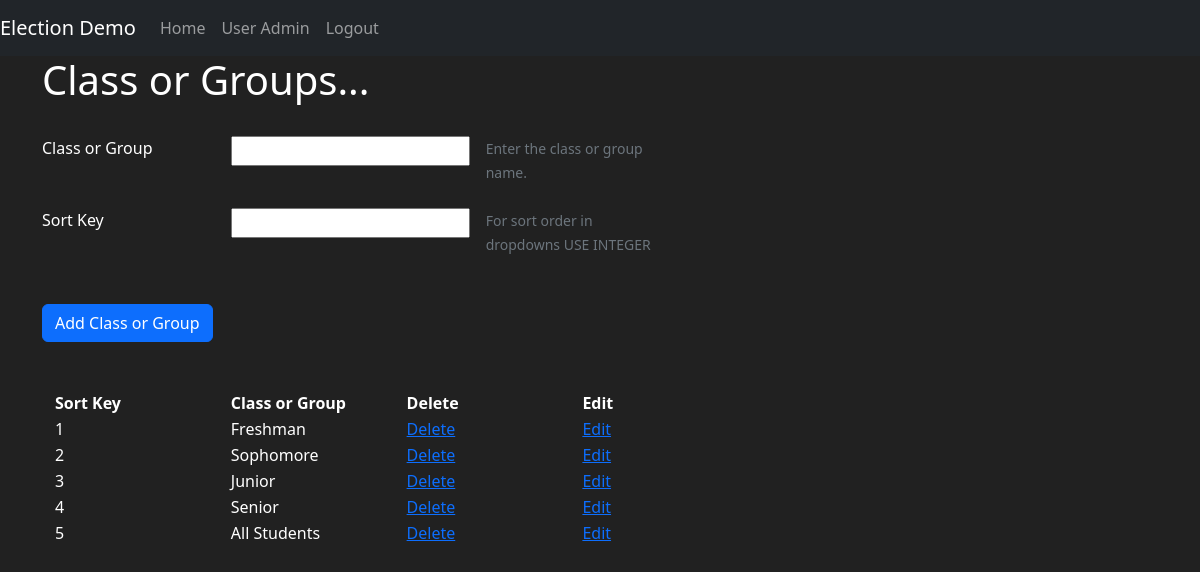
The page /classgrp (signed in) on the database its author committed.
### election1/models.py (models this page shows, shortened)
class Classgrp(db.Model):
    id_classgrp = db.Column(db.Integer, primary_key=True)
    name = db.Column(db.String(length=45), nullable=False, unique=True)
    sortkey = db.Column(db.Integer, nullable=False, unique=True)
    creation_datetime = db.Column(db.DateTime, default=datetime.now, nullable=False)
    candidates = db.relationship('Candidate', cascade="all, delete-orphan", backref='classgrp')

### election1/classgrp/view.py (the view)
@classgrp.route('/classgrp', methods=['POST', 'GET'])
def classgrp_view():
    logger.info('user ' + str(current_user.user_so_name) + " has entered classgrp page")
    if check_dates() is False:
        flash('Please set the Election Dates before adding a class or group', category='danger')
        return redirect(url_for('mains.homepage'))
    if after_start_date():
        flash('You cannot add or delete a class or a group after the voting start time or Election Dates are empty ',
              category='danger')
        return redirect(url_for('mains.homepage'))
    classgrp_form = ClassgrpForm()
    if classgrp_form.validate_on_submit():
        classgrp_name = request.form['name']
        sortkey = request.form['sortkey']
        new_classgrp = Classgrp(name=classgrp_name, sortkey=sortkey)
        db.session.add(new_classgrp)
        db.session.commit()
        logger.info('user ' + str(current_user.user_so_name) + " has created class group " + str(classgrp_name))
        flash('successfully added record', category='success')
        return redirect('/classgrp')
    else:
        for err_msg in classgrp_form.errors.values():
            flash(f'there is an error creating a class or group: {err_msg}', category='danger')
            classgrps = Classgrp.query.order_by(Classgrp.sortkey)
            return render_template('classgrp.html', form=classgrp_form, classgrps=classgrps)
    classgrp_form.name.data = ''
    classgrp_form.sortkey.data = None
    classgrps = Classgrp.query.order_by(Classgrp.sortkey)
    return render_template('classgrp.html', form=classgrp_form, classgrps=classgrps)

### election1/classgrp/form.py (shortened to what this page needs)
class ClassgrpForm(FlaskForm):
    name = StringField(label='Class or Group', validators=[Length(min=2, max=30), DataRequired()])
    sortkey = IntegerField(label='Sort Key', validators=[DataRequired()])
    submit = SubmitField(label='submit')

### election1/__init__.py (called while the page is built)
def config_manager(manager):
    manager.login_message = "You are not logged in to your account."
    manager.login_message_category = "info"
    @manager.user_loader
    def user_loader(xid):
        user = User.query.get(int(xid))
        if user is None:
            return None
        return user

### election1/classgrp/view.py (called while the page is built)
@classgrp.before_request
def check_session_timeout():
    if not current_user.is_authenticated:
        return redirect(url_for('admins.login'))
    if not session_check():
        home = current_app.config['HOME']
        error = 'idle timeout '
        return render_template('session_timeout.html', error=error, home=home)
    return None  # Explicitly return None when no redirection or rendering is needed

def after_start_date():
    from election1.models import Dates  # Local import to avoid circular import
    date = Dates.query.first()
    start_date_time = datetime.fromtimestamp(date.start_date_time)
    current_date_time = datetime.now()
    if current_date_time > start_date_time:
        return True
    else:
        return False

def check_dates():
    from election1.models import Dates  # Local import to avoid circular import
    date = Dates.query.first()
    if date is None:
        return False
    else:
        return True

### election1/utils.py (called while the page is built, shortened)
def session_check():
    session.permanent = True
    idle_timeout = current_app.config['MYTIMEOUT'].total_seconds()
    session.modified = True
    current_date_time = datetime.now()
    session['last_activity'] = current_date_time.strftime("%Y-%m-%d %H:%M:%S")
    return True

### election1/templates/classgrp.html (shortened to what this page needs)
{% extends 'base.html' %}
{% block content %}
  <div class="container">
    <h1> Class or Groups... </h1>
    <br>
    <form method="post" style="color:white" autocomplete="off">
      <div class="row g-3 ">
        <div class="col-2 ">
          {{ form.name.label() }}
        </div>
        <div class="col-auto">
          {{ form.name(autocomplete="off") }}
        </div>
        <div class="col-sm-2">
                    <span id="passwordHelpInline" class="form-text">
                       Enter the class or group name.
                    </span>
        </div>
      </div>
      <br>
      <div class="row g-3">
        <div class="col-2">
          {{ form.sortkey.label() }}
        </div>
        <div class="col-auto">
          {{ form.sortkey() }}
        </div>
        <div class="col-sm-2">
                    <span id="passwordHelpInline" class="form-text">
                       For sort order in dropdowns USE INTEGER
                    </span>
        </div>
      </div>
      <br><br>
      <div class="d-grid gap-2 d-md-block">
        {{ form.submit(type="submit",value='Add Class or Group', class="btn   btn-primary") }}
      </div>
    </form>
    <br><br>
    <div class="container">
      <table class="table-dark">
        <thead>
        <tr>
          <th class="col-2"> Sort Key</th>
          <th class="col-2"> Class or Group</th>
          <th class="col-2"> Delete</th>
          <th class="col-2"> Edit</th>
        </tr>
        </thead>
        <tbody>
        {% for classgrp in classgrps %}
          <tr>
            <td>{{ classgrp.sortkey }}</td>
            <td>{{ classgrp.name }}</td>
            <td><a href="{{ url_for('classgrp.deleteclass',xid=classgrp.id_classgrp) }}">Delete</a></td>
            <td><a href="{{ url_for('classgrp.updateclass',xid=classgrp.id_classgrp) }}">Edit</a></td>
          </tr>
        {% endfor %}
        </tbody>
      </table>
    </div>
  </div>
{% endblock %}

### election1/templates/base.html (style rules this page uses)
body { background-color: #212121; color: white }

### rows shown on the page
Classgrp: sortkey "1", name "Freshman"
Classgrp: sortkey "2", name "Sophomore"
Classgrp: sortkey "3", name "Junior"
Classgrp: sortkey "4", name "Senior"
Classgrp: sortkey "5", name "All Students"
